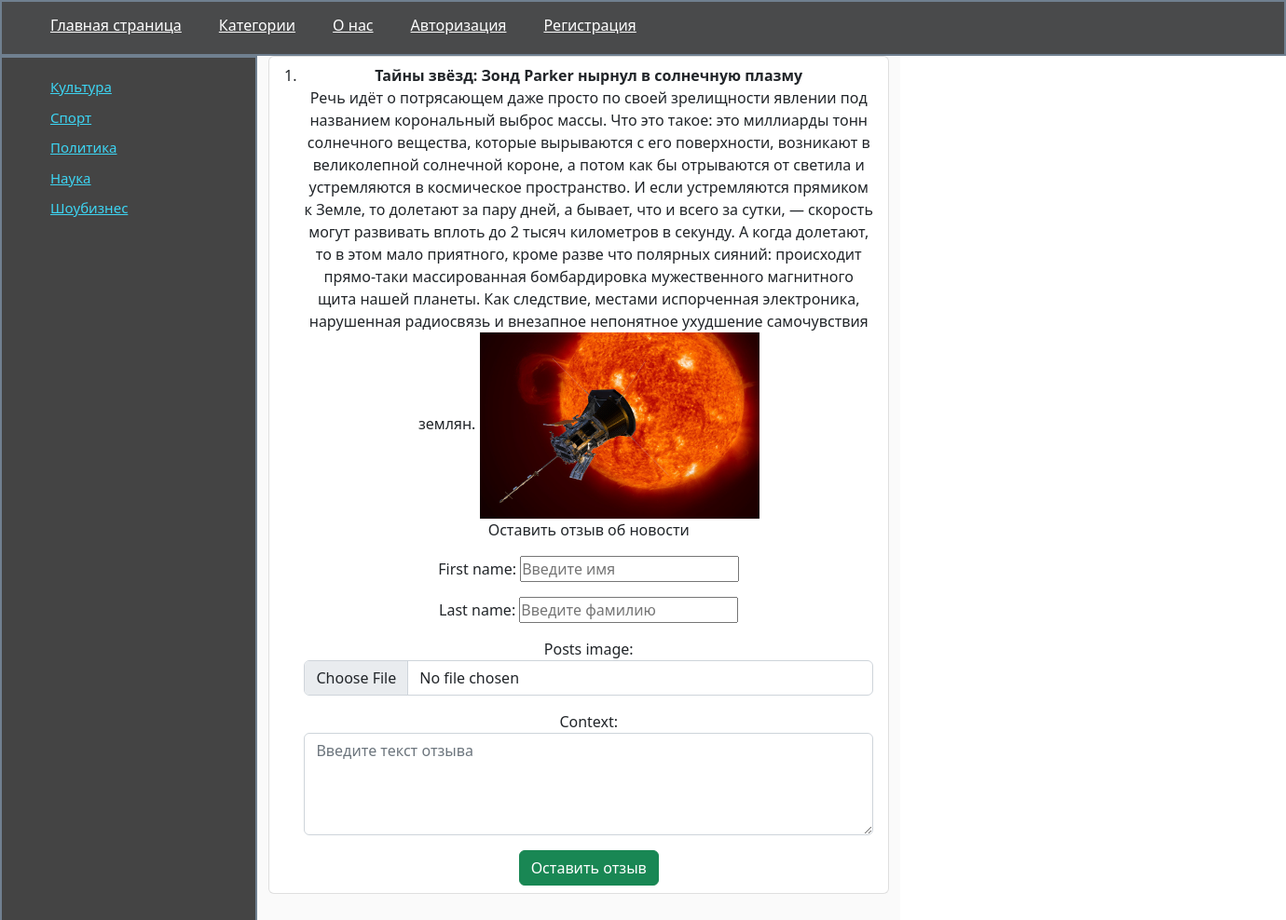
/posts/post/1/, run on the app's committed database.
### posts/models.py (models this page shows, shortened)
class CategoryPosts(models.Model):
    objects = None
    title = models.CharField(max_length=50)

class Posts(models.Model):
    objects = None
    title=models.CharField(max_length=50)
    content= models.TextField()
    image = models.ImageField(upload_to='image',blank=True)
    time = models.DateTimeField(auto_now_add=True)
    is_published = models.BooleanField(default=False)
    category = models.ForeignKey(CategoryPosts,on_delete=models.PROTECT,null=True)

### posts/views.py (the view)
# urls.py: path('post/<int:post_id>/',get_post,name='get_post'),
def get_post(request,post_id):
    if request.method == 'POST':
        form = CommentsForm(request.POST)
        if form.is_valid:
            form.save()
            messages.success(request,'Вы успешно отавили комментарий')
    else:
        form=CommentsForm()
    categories = CategoryPosts.objects.all()
    post = Posts.objects.get(pk=post_id)
    context = {
        'categories': categories,
        'post':post,
        'form':form
    }
    return render(request, 'posts/post.html', context)

### posts/forms.py
class CommentsForm(forms.ModelForm):
    first_name = forms.CharField(
        widget=forms.TextInput(attrs={'class': 'form-control-4', 'placeholder': 'Введите имя'}))
    last_name = forms.CharField(
        widget=forms.TextInput(attrs={'class': 'form-control-4', 'placeholder': 'Введите фамилию'}))
    posts_image = forms.FileField(widget=forms.FileInput(attrs={'class': 'form-control'}))
    context= forms.CharField(
        widget=forms.Textarea(attrs={'class': 'form-control','rows':4, 'placeholder': 'Введите текст отзыва'}))
    class Meta:
        model = CommentsPosts
        fields =('first_name','last_name','posts_image','context')

### posts/templates/posts/post.html (shortened to what this page needs)
{% extends 'posts/base.html' %}
{% block main %}
{% include 'posts/nav.html' %}
{% include 'posts/categories.html' %}
<main class="main">
    <div class="container">
        <ol class="list-group list-group-numbered">
            <li class="list-group-item d-flex justify-content-between align-items-start">
                <div class="ms-2 me-auto">
                    <div class="fw-bold">{{ post.title }}</div>
                    {{ post.content }}
                    {% if post.image %}
                    <img src="{{ post.image.url }}" width="300" height="200">
                    {% endif %}
                    <p> Оставить отзыв об новости</p>
                    <form action="{% url 'posts:get_post' post.pk%}" method="post">
                        {{ form.as_p }}
                        <button type="button" class="btn btn-success">Оставить отзыв</button>
                    </form>
                </div>
            </li>
        </ol>
    </div>
</main>
{% endblock %}

### posts/templates/posts/base.html (shortened to what this page needs)
{% load static %}
<!doctype html>
<html lang="en">
<head>
    <link rel="stylesheet" type="text/css" href="{% static 'css/index.css' %}">
    <link href="https://cdn.jsdelivr.net/npm/bootstrap@5.2.3/dist/css/bootstrap.min.css" rel="stylesheet"
>
</head>
<body>
{% block main %}{% endblock %}
<nav aria-label="Page navigation example">
</nav>
</body>
</html>

### posts/templates/posts/nav.html
<header class="header">
    <ul class="list">
        <li><a href="{% url 'posts:index' %}">Главная страница</a></li>
        <li><a href="">Категории</a></li>
        <li><a href="">О нас</a></li>
        {% if not user.is_authenticated %}
        <li><a href="{% url 'users:login' %}">Авторизация</a></li>
        <li><a href="">Регистрация</a></li>
        {% else %}
        <li><a href="">Добавить новость</a></li>
        <li><a href="">Добавить категорию</a></li>
        <li><a href="{% url 'users:profile' %}">Профиль</a></li>
        {% endif %}
    </ul>
</header>

### posts/templates/posts/categories.html
<aside class="aside">
    <ul class="links">
        {% for item in categories %}
        <li><a href="{% url 'posts:get_category' item.pk %}">{{ item.title }}</a></li>
        {% endfor %}
    </ul>
</aside>

### posts/static/css/index.css (style rules this page uses)
* { padding: 0; margin: 0; }
.header { width: 100%; height: 60px; background:#494a4b; border: 2px solid slategray; color: #fafafa; float: left; line-height: 50px; }
.list { list-style: none; display: block; float:left }
.list li { display: inline; color: white; float:left; padding: 0 20px; }
.list li a { color: #ffffff; float:left; }
.list li:last-of-type { float: right; }
.aside { width: 20%; height: 1000px; background: #444444; border: 2px solid slategray; color: white; padding: 20px; float: left; }
.links li { list-style: none; margin-bottom: 10px; font-size: 15px; }
.links li a { color: #3dd5f3; }
.main { width: 50%; float:left; background: #fafafa; height: 1000px; text-align: center; }

### data on the page
CategoryPosts: title "Культура"
CategoryPosts: title "Спорт"
CategoryPosts: title "Политика"
CategoryPosts: title "Наука"
CategoryPosts: title "Шоубизнес"
Posts: title "Тайны звёзд: Зонд Parker нырнул в солнечную плазму", content "Речь идёт о потрясающем даже просто по своей зрелищности явлении под названием корональный выброс массы. Что это такое: это миллиарды тонн солнечного вещества, которые вырываются с его поверхности, возникают в великолепной солнечной короне, а потом как бы отрываются от светила и устремляются в космическое пространство. И если устремляются прямиком к Земле, то долетают за пару дней, а бывает, что и всего за сутки, — скорость могут развивать вплоть до 2 тысяч километров в секунду. А когда долетают, то в этом мало приятного, кроме разве что полярных сияний: происходит прямо-таки массированная бомбардировка мужественного магнитного щита нашей планеты. Как следствие, местами испорченная…", image (picture)
